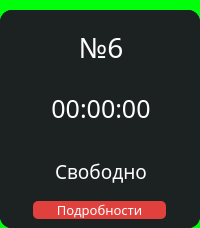
                  <widget class="QFrame" name="PC_6">
                   <property name="font">
                    <font>
                     <family>Montserrat Medium</family>
                    </font>
                   </property>
                   <property name="styleSheet">
                    <string notr="true">background-color: #00FF0A;
border-radius: 15px;</string>
                   </property>
                   <property name="frameShape">
                    <enum>QFrame::StyledPanel</enum>
                   </property>
                   <property name="frameShadow">
                    <enum>QFrame::Raised</enum>
                   </property>
                   <layout class="QVBoxLayout" name="verticalLayout_48">
                    <property name="spacing">
                     <number>0</number>
                    </property>
                    <property name="leftMargin">
                     <number>0</number>
                    </property>
                    <property name="topMargin">
                     <number>10</number>
                    </property>
                    <property name="rightMargin">
                     <number>0</number>
                    </property>
                    <property name="bottomMargin">
                     <number>0</number>
                    </property>
                    <item>
                     <widget class="QFrame" name="box_PC_6">
                      <property name="maximumSize">
                       <size>
                        <width>16777215</width>
                        <height>350</height>
                       </size>
                      </property>
                      <property name="styleSheet">
                       <string notr="true">background-color: rgb(28, 33, 34);
border-radius: 12px;</string>
                      </property>
                      <property name="frameShape">
                       <enum>QFrame::StyledPanel</enum>
                      </property>
                      <property name="frameShadow">
                       <enum>QFrame::Raised</enum>
                      </property>
                      <layout class="QVBoxLayout" name="verticalLayout_49">
                       <property name="spacing">
                        <number>0</number>
                       </property>
                       <property name="leftMargin">
                        <number>0</number>
                       </property>
                       <property name="topMargin">
                        <number>0</number>
                       </property>
                       <property name="rightMargin">
                        <number>0</number>
                       </property>
                       <property name="bottomMargin">
                        <number>0</number>
                       </property>
                       <item>
                        <widget class="QFrame" name="frame_13">
                         <property name="frameShape">
                          <enum>QFrame::StyledPanel</enum>
                         </property>
                         <property name="frameShadow">
                          <enum>QFrame::Raised</enum>
                         </property>
                         <layout class="QVBoxLayout" name="verticalLayout_50">
                          <property name="leftMargin">
                           <number>0</number>
                          </property>
                          <property name="rightMargin">
                           <number>0</number>
                          </property>
                          <item>
                           <widget class="QFrame" name="num_PC_6">
                            <property name="font">
                             <font>
                              <family>Montserrat Medium</family>
                             </font>
                            </property>
                            <property name="frameShape">
                             <enum>QFrame::StyledPanel</enum>
                            </property>
                            <property name="frameShadow">
                             <enum>QFrame::Raised</enum>
                            </property>
                            <layout class="QHBoxLayout" name="horizontalLayout_41">
                             <property name="leftMargin">
                              <number>11</number>
                             </property>
                             <item>
                              <widget class="QLabel" name="num_6">
                               <property name="font">
                                <font>
                                 <family>Montserrat Medium</family>
                                 <pointsize>-1</pointsize>
                                 <weight>7</weight>
                                 <italic>false</italic>
                                 <bold>false</bold>
                                </font>
                               </property>
                               <property name="layoutDirection">
                                <enum>Qt::LeftToRight</enum>
                               </property>
                               <property name="styleSheet">
                                <string notr="true">color: #fff; font-size: 28px;font: 57 28px &quot;Montserrat Medium&quot;;</string>
                               </property>
                               <property name="text">
                                <string>№6</string>
                               </property>
                               <property name="alignment">
                                <set>Qt::AlignCenter</set>
                               </property>
                              </widget>
                             </item>
                            </layout>
                           </widget>
                          </item>
                          <item>
                           <widget class="QFrame" name="timer_PC_6">
                            <property name="font">
                             <font>
                              <family>Montserrat Medium</family>
                             </font>
                            </property>
                            <property name="frameShape">
                             <enum>QFrame::StyledPanel</enum>
                            </property>
                            <property name="frameShadow">
                             <enum>QFrame::Raised</enum>
                            </property>
                            <layout class="QHBoxLayout" name="horizontalLayout_42">
                             <property name="leftMargin">
                              <number>11</number>
                             </property>
                             <item>
                              <widget class="QLabel" name="timer_6">
                               <property name="font">
                                <font>
                                 <family>Montserrat Medium</family>
                                 <pointsize>-1</pointsize>
                                 <weight>7</weight>
                                 <italic>false</italic>
                                 <bold>false</bold>
                                </font>
                               </property>
                               <property name="styleSheet">
                                <string notr="true">color: #fff; font-size: 25px; font: 57 25px &quot;Montserrat Medium&quot;;</string>
                               </property>
                               <property name="text">
                                <string>00:00:00</string>
                               </property>
                               <property name="alignment">
                                <set>Qt::AlignCenter</set>
                               </property>
                              </widget>
                             </item>
                            </layout>
                           </widget>
                          </item>
                          <item>
                           <widget class="QFrame" name="line_6">
                            <property name="maximumSize">
                             <size>
                              <width>200</width>
                              <height>2</height>
                             </size>
                            </property>
                            <property name="styleSheet">
                             <string notr="true">background-color: #7B7B7B;</string>
                            </property>
                            <property name="frameShape">
                             <enum>QFrame::StyledPanel</enum>
                            </property>
                            <property name="frameShadow">
                             <enum>QFrame::Raised</enum>
                            </property>
                           </widget>
                          </item>
                         </layout>
                        </widget>
                       </item>
                       <item>
                        <widget class="QFrame" name="frame_14">
                         <property name="maximumSize">
                          <size>
                           <width>16777215</width>
                           <height>150</height>
                          </size>
                         </property>
                         <property name="frameShape">
                          <enum>QFrame::StyledPanel</enum>
                         </property>
                         <property name="frameShadow">
                          <enum>QFrame::Raised</enum>
                         </property>
                         <layout class="QVBoxLayout" name="verticalLayout_51">
                          <property name="spacing">
                           <number>0</number>
                          </property>
                          <property name="leftMargin">
                           <number>0</number>
                          </property>
                          <property name="topMargin">
                           <number>0</number>
                          </property>
                          <property name="rightMargin">
                           <number>0</number>
                          </property>
                          <property name="bottomMargin">
                           <number>0</number>
                          </property>
                          <item>
                           <widget class="QFrame" name="info_PC_6">
                            <property name="maximumSize">
                             <size>
                              <width>16777215</width>
                              <height>42</height>
                             </size>
                            </property>
                            <property name="font">
                             <font>
                              <family>Montserrat Medium</family>
                              <pointsize>12</pointsize>
                              <weight>7</weight>
                              <italic>false</italic>
                              <bold>false</bold>
                             </font>
                            </property>
                            <property name="styleSheet">
                             <string notr="true">font: 57 12pt &quot;Montserrat Medium&quot;;</string>
                            </property>
                            <property name="frameShape">
                             <enum>QFrame::StyledPanel</enum>
                            </property>
                            <property name="frameShadow">
                             <enum>QFrame::Raised</enum>
                            </property>
                            <layout class="QHBoxLayout" name="horizontalLayout_43">
                             <property name="leftMargin">
                              <number>11</number>
                             </property>
                             <item>
                              <widget class="QLabel" name="info_6">
                               <property name="font">
                                <font>
                                 <family>Montserrat Medium</family>
                                 <pointsize>-1</pointsize>
                                 <weight>7</weight>
                                 <italic>false</italic>
                                 <bold>false</bold>
                                </font>
                               </property>
                               <property name="styleSheet">
                                <string notr="true">color: #fff; font-size: 19px;font: 57 19px &quot;Montserrat Medium&quot;;</string>
                               </property>
                               <property name="text">
                                <string>Свободно</string>
                               </property>
                               <property name="alignment">
                                <set>Qt::AlignCenter</set>
                               </property>
                              </widget>
                             </item>
                            </layout>
                           </widget>
                          </item>
                          <item>
                           <widget class="QFrame" name="btn_details_6">
                            <property name="maximumSize">
                             <size>
                              <width>16777215</width>
                              <height>60</height>
                             </size>
                            </property>
                            <property name="frameShape">
                             <enum>QFrame::StyledPanel</enum>
                            </property>
                            <property name="frameShadow">
                             <enum>QFrame::Raised</enum>
                            </property>
                            <layout class="QHBoxLayout" name="horizontalLayout_44">
                             <item>
                              <widget class="QPushButton" name="details_6">
                               <property name="maximumSize">
                                <size>
                                 <width>133</width>
                                 <height>40</height>
                                </size>
                               </property>
                               <property name="font">
                                <font>
                                 <family>Montserrat Medium</family>
                                 <pointsize>10</pointsize>
                                 <weight>7</weight>
                                 <italic>false</italic>
                                 <bold>false</bold>
                                </font>
                               </property>
                               <property name="styleSheet">
                                <string notr="true">QPushButton{
background-color: rgb(224, 65, 61);
color: #fff;
border-radius: 5px;
font: 57 10pt &quot;Montserrat Medium&quot;;
}

QPushButton:hover{
background-color: rgb(204, 5, 0);
}</string>
                               </property>
                               <property name="text">
                                <string>Подробности</string>
                               </property>
                              </widget>
                             </item>
                            </layout>
                           </widget>
                          </item>
                         </layout>
                        </widget>
                       </item>
                      </layout>
                     </widget>
                    </item>
                   </layout>
                  </widget>
